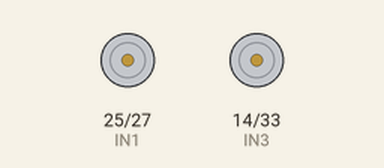
Recording of a sketch running on a simulated ESP32. Shown: motor-driver pin pairs drawn as motors (green arrow = first pin HIGH = forward, orange = second pin HIGH = backward, longer = more drive, scaled by the enable pin). What the sketch prints to the serial monitor is not drawn.

Above: at 0.0 s.
At 1.1 s:
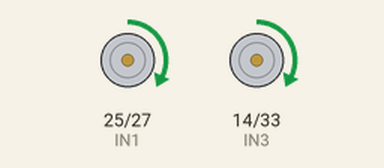
Timing chart, 0 to 2.6 s (numbered marks = the images above):
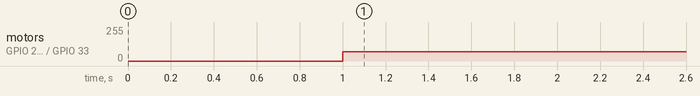

Measured:
- by itself, motor on GPIO 25 (IN1) / GPIO 27 (IN2), motor on GPIO 14 (IN3) / GPIO 33 (IN4): stopped → forward 70/255 at 1.0 s

The sketch:

Motortest.ino
```cpp
/*
  Self-Balancing Robot - ESP32
  Motorsteuerung austesten

  L298N Wiring
  ENA  -> GPIO26
  IN1  -> GPIO25
  IN2  -> GPIO27
  IN3  -> GPIO14
  IN4  -> GPIO33
  ENB  -> GPIO32
*/


// =======================================================
// Motor
// =======================================================

// Motort Pins
const int ENA = 26;
const int IN1 = 25;
const int IN2 = 27;

const int IN3 = 14;
const int IN4 = 33;
const int ENB = 32;

// Testwert
const int test = 70;

// Steuerungsparameter - hohe Frequenz
/*
const int PWM_FREQ       = 1000;
const int PWM_RESOLUTION = 8;       // 0-255
const int MIN_START_PWM  = 100;
const int MAX_PWM        = 255;
*/

// Steuerungsparameter - hohes Drehmoment
const int PWM_FREQ       = 255;    // Niedrige Frequenz für besseres Drehmoment am L298N
const int PWM_RESOLUTION = 8;       // 0-255
const int MIN_START_PWM  = 70;
const int MAX_PWM        = 255;


// Motor-Trimm-Faktor
const float TRIM_LEFT  = 1.00f;  // 100% Leistung
const float TRIM_RIGHT = 1.00f;  // 100% Leistung


// Motor Funktionen
void setMotor(int ena, int in1, int in2, int command) {
  command = constrain(command, -255, 255);  // command muss zwischen -255 und 255 sein
  int pwm = abs(command);

  if (pwm > 0 && pwm < MIN_START_PWM) {
    pwm = MIN_START_PWM;
  }

  pwm = constrain(pwm, 0, MAX_PWM);

  if (command > 0) {
    digitalWrite(in1, HIGH);
    digitalWrite(in2, LOW);
  } else if (command < 0) {
    digitalWrite(in1, LOW);
    digitalWrite(in2, HIGH);
  } else {
    digitalWrite(in1, LOW);
    digitalWrite(in2, LOW);
    pwm = 0;
  }

  ledcWrite(ena, pwm);
}

void setMotors(int command) {
  // Berechne getrennte Commands für beide Motoren
  int commandLeft  = (int)(command * TRIM_LEFT);
  int commandRight = (int)(command * TRIM_RIGHT);

  // Steuer die Motoren getrennt an
  setMotor(ENA, IN1, IN2, commandLeft);
  setMotor(ENB, IN3, IN4, commandRight);
}

void stopMotors() {
  setMotors(0);
}


void setup() {
  // put your setup code here, to run once:
  Serial.begin(115200);
  delay(1000);
  Serial.println("ESP32 startet...");

  // Motor Pins
  pinMode(IN1, OUTPUT);
  pinMode(IN2, OUTPUT);
  pinMode(IN3, OUTPUT);
  pinMode(IN4, OUTPUT);

  ledcAttach(ENA, PWM_FREQ, PWM_RESOLUTION);
  ledcAttach(ENB, PWM_FREQ, PWM_RESOLUTION);

  stopMotors();

}

void loop() {
  // put your main code here, to run repeatedly:
  setMotors(test);
  Serial.println(test);
}
```
